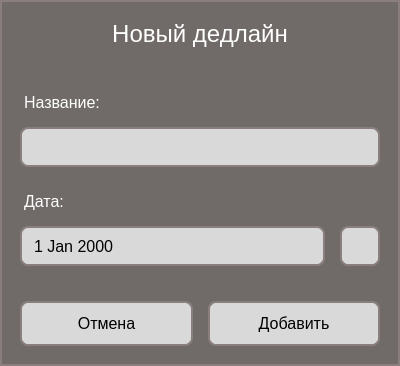
<?xml version="1.0" encoding="UTF-8"?>
<ui version="4.0">
 <class>AddDeadlineDialog</class>
 <widget class="QDialog" name="AddDeadlineDialog">
  <property name="geometry">
   <rect>
    <x>0</x>
    <y>0</y>
    <width>400</width>
    <height>366</height>
   </rect>
  </property>
  <property name="windowTitle">
   <string>Добавить дедлайн</string>
  </property>
  <property name="styleSheet">
   <string notr="true">QDialog {
    background-color: #706B68;
    border: 2px solid #8B7E7E;
}

QCalendarWidget QWidget {
    alternate-background-color: #D9D9D9;
}

QCalendarWidget QAbstractItemView:enabled {
    font-size: 14px;
    color: #000000;
    background-color: #D9D9D9;
    selection-background-color: #8B7E7E;
    selection-color: #FFFFFF;
}

QCalendarWidget QWidget#qt_calendar_navigationbar {
    background-color: #8B7E7E;
}

QCalendarWidget QToolButton {
    color: #FFFFFF;
    font-family: 'Comfortaa';
    font-size: 16px;
    background-color: transparent;
    padding: 5px;
}

QCalendarWidget QSpinBox {
    font-family: 'Comfortaa';
    font-size: 14px;
    background-color: #D9D9D9;
    selection-background-color: #8B7E7E;
    selection-color: #FFFFFF;
}

QCalendarWidget QMenu {
    background-color: #D9D9D9;
    color: #000000;
}

QCalendarWidget QMenu::item:selected {
    background-color: #8B7E7E;
    color: #FFFFFF;
}
</string>
  </property>
  <layout class="QVBoxLayout" name="verticalLayout">
   <property name="spacing">
    <number>15</number>
   </property>
   <property name="leftMargin">
    <number>20</number>
   </property>
   <property name="topMargin">
    <number>20</number>
   </property>
   <property name="rightMargin">
    <number>20</number>
   </property>
   <property name="bottomMargin">
    <number>20</number>
   </property>
   <item>
    <widget class="QLabel" name="titleLabel">
     <property name="styleSheet">
      <string notr="true">font-family: 'Comfortaa';
font-size: 24px;
color: #FFFFFF;
margin-bottom: 20px;</string>
     </property>
     <property name="text">
      <string>Новый дедлайн</string>
     </property>
     <property name="alignment">
      <set>Qt::AlignmentFlag::AlignCenter</set>
     </property>
    </widget>
   </item>
   <item>
    <widget class="QLabel" name="nameLabel">
     <property name="styleSheet">
      <string notr="true">font-family: 'Comfortaa';
font-size: 16px;
color: #FFFFFF;
margin-top: 10px;</string>
     </property>
     <property name="text">
      <string>Название:</string>
     </property>
    </widget>
   </item>
   <item>
    <widget class="QLineEdit" name="nameEdit">
     <property name="minimumSize">
      <size>
       <width>0</width>
       <height>40</height>
      </size>
     </property>
     <property name="styleSheet">
      <string notr="true">QLineEdit {
    background-color: #D9D9D9;
    border: 2px solid #8B7E7E;
    border-radius: 8px;
    padding: 5px 10px;
    color: #000000;
	font-size: 20px;
	font-family: 'Comfortaa';
}
QLineEdit:focus {
    border: 2px solid #FFFFFF;
    background-color: #E5E5E5;
}</string>
     </property>
    </widget>
   </item>
   <item>
    <widget class="QLabel" name="dateLabel">
     <property name="styleSheet">
      <string notr="true">font-family: 'Comfortaa';
font-size: 16px;
color: #FFFFFF;
margin-top: 10px;</string>
     </property>
     <property name="text">
      <string>Дата:</string>
     </property>
    </widget>
   </item>
   <item>
    <layout class="QHBoxLayout" name="dateLayout">
     <item>
      <widget class="QDateEdit" name="dateEdit">
       <property name="minimumSize">
        <size>
         <width>0</width>
         <height>40</height>
        </size>
       </property>
       <property name="styleSheet">
        <string notr="true">QDateEdit {
    background-color: #D9D9D9;
    border: 2px solid #8B7E7E;
    border-radius: 8px;
    padding: 5px 10px;
    font-family: 'Julius Sans One';
    font-size: 16px;
    color: #000000;
}
QDateEdit:focus {
    border: 2px solid #FFFFFF;
    background-color: #E5E5E5;
}
QDateEdit::drop-down {
    border: none;
    width: 30px;
}
QDateEdit::down-arrow {
    image: url(:/img/calendar.svg);
    width: 16px;
    height: 16px;
}</string>
       </property>
       <property name="calendarPopup">
        <bool>true</bool>
       </property>
      </widget>
     </item>
     <item>
      <widget class="QPushButton" name="calendarButton">
       <property name="minimumSize">
        <size>
         <width>40</width>
         <height>40</height>
        </size>
       </property>
       <property name="maximumSize">
        <size>
         <width>40</width>
         <height>40</height>
        </size>
       </property>
       <property name="styleSheet">
        <string notr="true">QPushButton {
    background-color: #D9D9D9;
    border: 2px solid #8B7E7E;
    border-radius: 8px;
    padding: 5px;
}
QPushButton:hover {
    background-color: #E5E5E5;
    border-color: #FFFFFF;
}
QPushButton:pressed {
    background-color: #C0C0C0;
}
QPushButton {
    image: url(:/img/plus.svg);
}</string>
       </property>
       <property name="flat">
        <bool>false</bool>
       </property>
      </widget>
     </item>
    </layout>
   </item>
   <item>
    <spacer name="verticalSpacer">
     <property name="orientation">
      <enum>Qt::Orientation::Vertical</enum>
     </property>
     <property name="sizeHint" stdset="0">
      <size>
       <width>20</width>
       <height>20</height>
      </size>
     </property>
    </spacer>
   </item>
   <item>
    <layout class="QHBoxLayout" name="horizontalLayout">
     <property name="spacing">
      <number>15</number>
     </property>
     <item>
      <widget class="QPushButton" name="cancelButton">
       <property name="minimumSize">
        <size>
         <width>0</width>
         <height>45</height>
        </size>
       </property>
       <property name="styleSheet">
        <string notr="true">QPushButton {
    background-color: #D9D9D9;
    border: 2px solid #8B7E7E;
    border-radius: 8px;
    padding: 8px 20px;
    font-family: 'Comfortaa';
    font-size: 16px;
    color: #000000;
}
QPushButton:hover {
    background-color: #E5E5E5;
    border-color: #FFFFFF;
}
QPushButton:pressed {
    background-color: #C0C0C0;
}</string>
       </property>
       <property name="text">
        <string>Отмена</string>
       </property>
      </widget>
     </item>
     <item>
      <widget class="QPushButton" name="okButton">
       <property name="minimumSize">
        <size>
         <width>0</width>
         <height>45</height>
        </size>
       </property>
       <property name="styleSheet">
        <string notr="true">QPushButton {
    background-color: #D9D9D9;
    border: 2px solid #8B7E7E;
    border-radius: 8px;
    padding: 8px 20px;
    font-family: 'Comfortaa';
    font-size: 16px;
    color: #000000;
}
QPushButton:hover {
    background-color: #E5E5E5;
    border-color: #FFFFFF;
}
QPushButton:pressed {
    background-color: #C0C0C0;
}</string>
       </property>
       <property name="text">
        <string>Добавить</string>
       </property>
      </widget>
     </item>
    </layout>
   </item>
  </layout>
 </widget>
 <resources/>
 <connections>
  <connection>
   <sender>okButton</sender>
   <signal>clicked()</signal>
   <receiver>AddDeadlineDialog</receiver>
   <slot>accept()</slot>
   <hints>
    <hint type="sourcelabel">
     <x>86</x>
     <y>266</y>
    </hint>
    <hint type="destinationlabel">
     <x>199</x>
     <y>149</y>
    </hint>
   </hints>
  </connection>
  <connection>
   <sender>cancelButton</sender>
   <signal>clicked()</signal>
   <receiver>AddDeadlineDialog</receiver>
   <slot>reject()</slot>
   <hints>
    <hint type="sourcelabel">
     <x>313</x>
     <y>266</y>
    </hint>
    <hint type="destinationlabel">
     <x>199</x>
     <y>149</y>
    </hint>
   </hints>
  </connection>
 </connections>
</ui>
